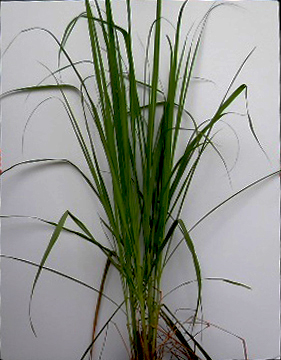
//> input picture Seight_/Seight/crop1.jpg, 281 x 360 px
$ ./Seight   (built with g++ and OpenCV 4)
//> lines starting //> are read from the running program, lines starting //| are printed output that depends on the picture; after the words box and inside, x2 and y2 are one past the last pixel; in counts of white or black regions, pixels touching at a corner belong together
/**
*	SEIGHT
*	by Seight Team
*	Constantino, Gonzales, Lazaro, Serrano
*/

/*Visual Studio*/

#include "stdafx.h"
/**
* Code for thinning a binary image using Zhang-Suen algorithm.
*/
#include <opencv2/imgproc/imgproc.hpp>
#include <opencv2/highgui/highgui.hpp>

#include <stdlib.h>
#include <stdio.h>

#include <iostream>

using namespace cv;
using namespace std;

/**
* Perform one thinning iteration.
* Normally you wouldn't call this function directly from your code.
*
* @param  im    Binary image with range = 0-1
* @param  iter  0=even, 1=odd
*/
void thinningIteration(cv::Mat& im, int iter)
{
	cv::Mat marker = cv::Mat::zeros(im.size(), CV_8UC1);

	for (int i = 1; i < im.rows - 1; i++)
	{
		for (int j = 1; j < im.cols - 1; j++)
		{
			uchar p2 = im.at<uchar>(i - 1, j);
			uchar p3 = im.at<uchar>(i - 1, j + 1);
			uchar p4 = im.at<uchar>(i, j + 1);
			uchar p5 = im.at<uchar>(i + 1, j + 1);
			uchar p6 = im.at<uchar>(i + 1, j);
			uchar p7 = im.at<uchar>(i + 1, j - 1);
			uchar p8 = im.at<uchar>(i, j - 1);
			uchar p9 = im.at<uchar>(i - 1, j - 1);

			int A = (p2 == 0 && p3 == 1) + (p3 == 0 && p4 == 1) +
				(p4 == 0 && p5 == 1) + (p5 == 0 && p6 == 1) +
				(p6 == 0 && p7 == 1) + (p7 == 0 && p8 == 1) +
				(p8 == 0 && p9 == 1) + (p9 == 0 && p2 == 1);
			int B = p2 + p3 + p4 + p5 + p6 + p7 + p8 + p9;
			int m1 = iter == 0 ? (p2 * p4 * p6) : (p2 * p4 * p8);
			int m2 = iter == 0 ? (p4 * p6 * p8) : (p2 * p6 * p8);

			if (A == 1 && (B >= 2 && B <= 6) && m1 == 0 && m2 == 0)
				marker.at<uchar>(i, j) = 1;
		}
	}

	im &= ~marker;
}

/**
* Function for thinning the given binary image
*
* @param  im  Binary image with range = 0-255
*/
void thinning(cv::Mat& im)
{
	im /= 255;

	cv::Mat prev = cv::Mat::zeros(im.size(), CV_8UC1);
	cv::Mat diff;

	do {
		thinningIteration(im, 0);
		thinningIteration(im, 1);
		cv::absdiff(im, prev, diff);
		im.copyTo(prev);
	} while (cv::countNonZero(diff) > 0);

	im *= 255;
}

/**
* This is an example on how to call the thinning function above.
*/
int main()
{
	cv::Mat src = cv::imread("crop1.jpg");
//> src is the input picture: 360 rows x 281 cols, CV_8UC3; mean B, G, R 140.5, 147.9, 144.6
	if (src.empty())
		return -1;
	cv::Mat bw;
	cv::cvtColor(src, bw, CV_BGR2GRAY);
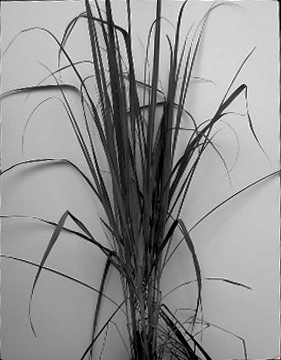
//> bw: 360 rows x 281 cols, CV_8UC1; min 0, max 255, mean 146
	cv::imshow("gray", bw);
	cv::Mat canny;
	cv::Canny(bw, canny, 300, 300, 3);
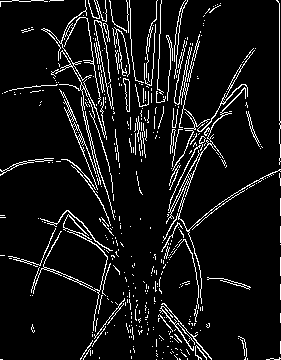
//> canny: 360 rows x 281 cols, CV_8UC1; 8% white in thin lines or dots
	cv::imshow("Canny", canny);
	cv::threshold(bw, bw, 200, 250, CV_THRESH_OTSU);
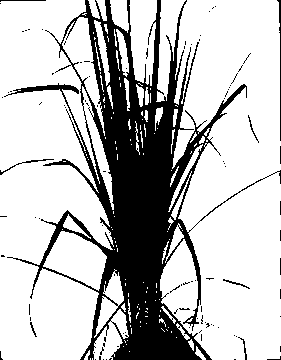
//> bw: 360 rows x 281 cols, CV_8UC1; values 0 (black) and 250 (white), 74.8% white; 100 black regions (92 under 20 px), largest, box (x1, y1, x2, y2) and area: (4, 0, 281, 360) 24647, (277, 0, 281, 141) 172, (0, 159, 54, 175) 84
	bitwise_not(bw, bw);
	cv::imshow("threshold", bw);
	thinning(bw);
//> the loop in thinning, `do` made 29 passes
//> pass 1, in thinningIteration, `im &= ~marker;`:
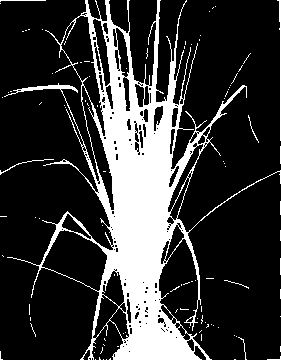
//> im: 360 rows x 281 cols, CV_8UC1; values 0 (black) and 1 (white), 21.9% white; 100 white regions (93 under 20 px), largest, box (x1, y1, x2, y2) and area: (4, 0, 281, 360) 21371, (277, 0, 281, 141) 167, (0, 159, 54, 175) 67
//> pass 1, in thinningIteration (call 2), `im &= ~marker;`:
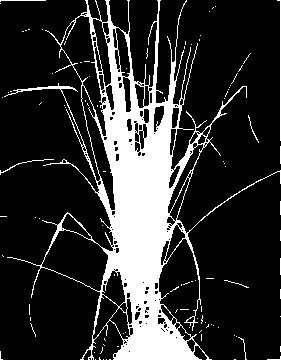
//> im: 360 rows x 281 cols, CV_8UC1; values 0 (black) and 1 (white), 19.7% white; 100 white regions (93 under 20 px), largest, box (x1, y1, x2, y2) and area: (4, 0, 281, 360) 19171, (277, 0, 281, 141) 144, (0, 159, 54, 175) 66
//> after the loop in thinning, `do`:
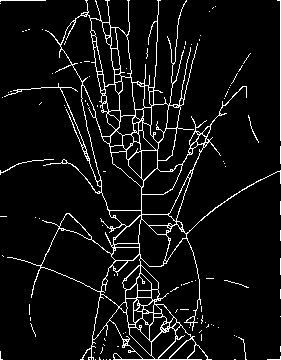
//> im: 360 rows x 281 cols, CV_8UC1; values 0 (black) and 1 (white), 6.6% white in thin lines or dots
//> after the loop in thinning, `do`: diff: 360 rows x 281 cols, CV_8UC1; every value is 0
//> in thinning, `im *= 255;`:
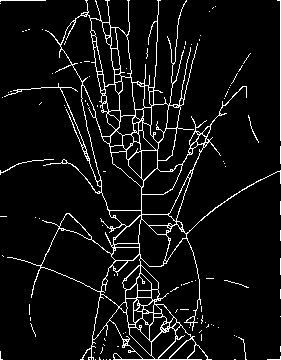
//> im: 360 rows x 281 cols, CV_8UC1; 6.6% white in thin lines or dots
	cv::imshow("skeletonization", bw);


/*	int totalPix = bw.rows * bw.cols;
	int whitePix = countNonZero(bw);
	cout << whitePix << "total is" << totalPix;
	Point pt1 = (50, 10);
	Point pt2 = (100, 100);

	cv::Mat img_rgb(bw.size(), CV_8UC3);

	cv::cvtColor(bw, img_rgb, CV_GRAY2RGB);
	line(bw, pt1, pt2, CV_RGB(255, 0, 0), 3, 8, 0);
	imshow("line", bw);
	/**vector<Vec4i> hierarchy;
	vector<vector<Point> > contours;

	findContours(bw, contours, hierarchy, CV_RETR_CCOMP, CV_CHAIN_APPROX_TC89_L1, Point());
	Mat bwDraw = Mat::zeros(bw.size(), CV_8UC3);

	for (size_t i = 0; i < contours.size(); i++){
		drawContours(bw, contours, -1, Scalar(200, 0, 0), 1, 8, hierarchy, 2, Point());
		line( bw, Point(i, 0), Point(0,0), CV_RGB(255, 0, 0), 1, 8, 0);
	}
	*/

	//cv::imshow("src", src);
	cv::waitKey(0);

	return 0;
}
